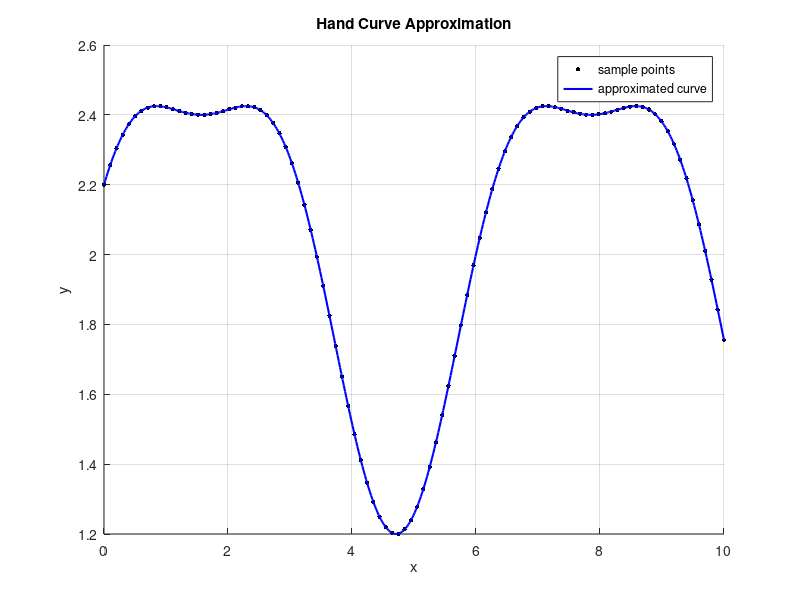

Recreate this plot in MATLAB.
% Math105B — Midterm 01 (MATLAB)
% Hand Curve Approximation (starter scaffold)
% Rename/edit as needed: MidtermI_AakankshaCheruku.m

clear; clc; close all;

% === TODO: Replace with points from your hand outline extraction ===
% Example placeholder curve so figures render:
x = linspace(0, 10, 100)';           % sample x-coordinates
y = 2 + 0.6*sin(x) + 0.2*cos(2*x);   % sample y-coordinates

% === Choose & implement your approximation method(s) ===
% Options: spline fitting, polynomial least squares, piecewise models, etc.
pp = spline(x, y);                 % placeholder: cubic spline fit
xx = linspace(min(x), max(x), 500);
yy = ppval(pp, xx);

% === Plot ===
figure('Color','w'); hold on;
plot(x, y, 'k.', 'MarkerSize', 10, 'DisplayName','sample points');
plot(xx, yy, 'b-', 'LineWidth', 1.5, 'DisplayName','approximated curve');
legend('Location','best'); grid on;
xlabel('x'); ylabel('y'); title('Hand Curve Approximation');

% Save figure (optional):
% if ~exist('report','dir'); mkdir report; end
% saveas(gcf, 'report/figure_midterm1.png');
